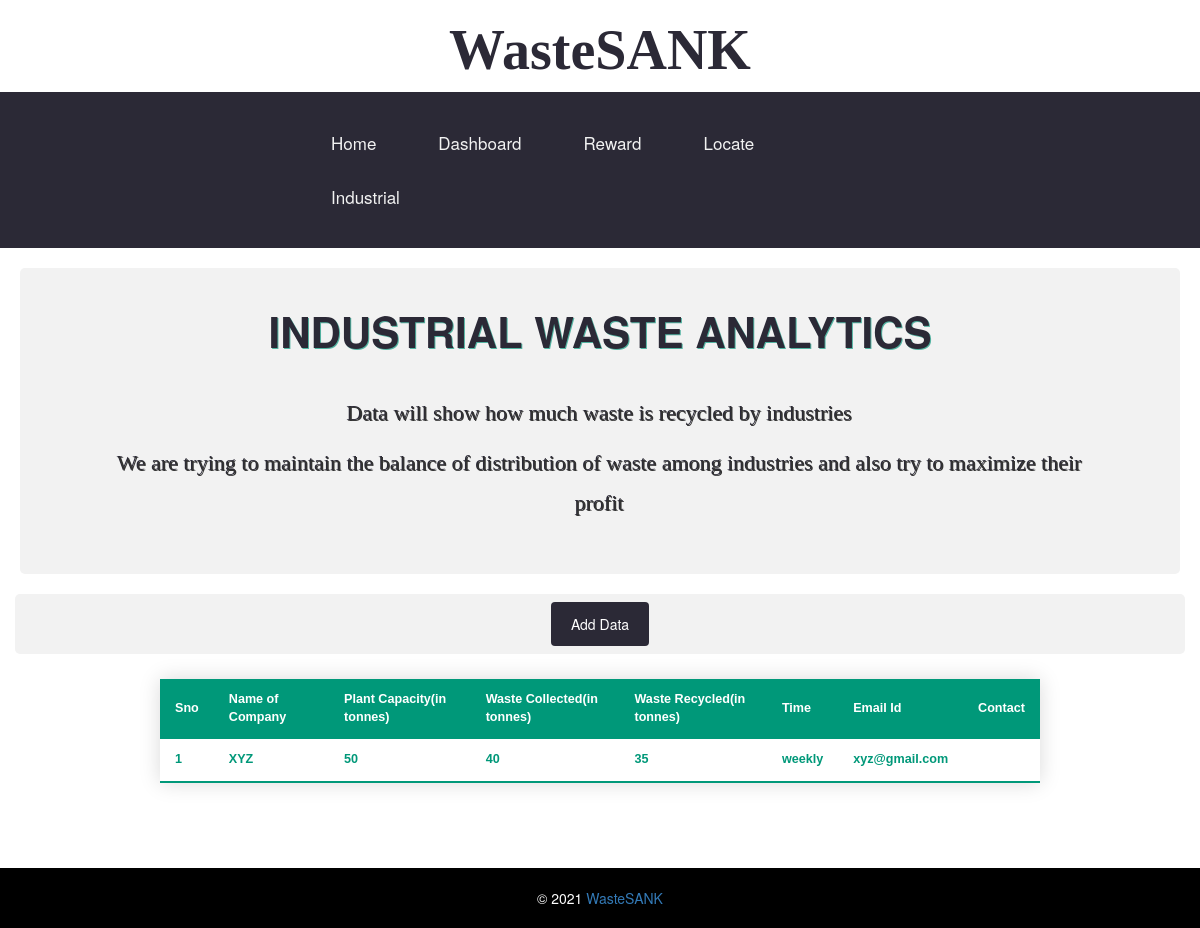
Page /industry on the committed database.
### app.py (models this page shows)
class Industrydb(db.Model):
    sno=db.Column(db.Integer,primary_key=True)
    name=db.Column(db.String(50),nullable=False)
    plantcap=db.Column(db.Integer,nullable=False)
    waste_collected=db.Column(db.Integer,nullable=False)
    waste_recycled=db.Column(db.Integer,nullable=False)
    Time=db.Column(db.String(20),nullable=False)
    emailid=db.Column(db.String(50),nullable=False)
    phoneno=db.Column(db.Integer)

### app.py (the view, shortened to what this page needs)
@app.route('/industry',methods=['GET','POST'])
def industry():
   industry=Industrydb.query.all()
   return render_template('industry.html',industry=industry)

### templates/industry.html (shortened to what this page needs)
{% extends 'base.html' %}
{% block body %}
<section>
    <div class="goalbox" >
        <h1>Industrial Waste analytics</h1>
        <br>
        <p> Data will show how much waste is recycled by industries </p>
        <p >We are trying to maintain the balance of distribution of waste among industries and also try to maximize their profit</p>
        <br>
    </div>
    <div class="container text-center">
        <a href="/industryform" style="float: none;" class="but" >Add Data</a>
    </div>
    <div class="centertable">
        <table class="styled-table">
            <thead>
                <tr>
                    <th>Sno</th>
                    <th>Name of Company</th>
                    <th>Plant Capacity(in tonnes)</th>
                    <th>Waste Collected(in tonnes)</th>
                    <th>Waste Recycled(in tonnes)</th>
                    <th>Time</th>
                    <th>Email Id</th>
                    <th>Contact</th>
                </tr>
            </thead>
            <tbody>
                {% for x in industry %}
                <tr class="active-row">
                    <td>{{x.sno}}</td>
                    <td>{{x.name}}</td>
                    <td>{{x.plantcap}}</td>
                    <td>{{x.waste_collected}}</td>
                    <td>{{x.waste_recycled}}</td>
                    <td>{{x.Time}}</td>
                    <td>{{x.emailid}}</td>
                    <td>{{x.phoneno}}</td>
                    </tr>
                    {% endfor %}
            </tbody>
        </table>
    </div>
    {% endblock body %}

### static/cssfile/style.css (style rules this page uses)
.goalbox { border-radius: 5px; background-color: #f2f2f2; padding: 20px 50px 20px 50px; margin: 20px; }
.goalbox h1 { text-align: center; font-weight: bolder; font-family: 'Helvetica Neue', sans-serif; text-shadow: #53b4a2 1px 1px; text-transform: uppercase; font-size: 300%; color:rgb(43, 41, 54); }
.goalbox p { font-family: 'Merriweather', serif; font-size: 22px; font-weight: 300; line-height: 40px; margin: 10px 30px ; text-align: center; text-shadow: rgb(43, 41, 54) -1px -1px; }
.but { background-color:rgb(43, 41, 54); color: white; padding: 12px 20px; border: none; margin: 20px; width: 200px; border-radius: 4px; cursor: pointer; float: right; }
.container { border-radius: 5px; background-color: #f2f2f2; padding: 20px 50px 20px 50px; }

### templates/industry.html (style rules this page uses)
.centertable { margin-left: 5%; margin-right: 5%; }
.styled-table { border-collapse: collapse; margin: 25px 100px; font-size: 0.9em; font-family: sans-serif; min-width: 400px; box-shadow: 0 0 20px rgba(0, 0, 0, 0.15); }
.styled-table thead tr { background-color: #009879; color: #ffffff; text-align: left; }
.styled-table th, .styled-table td { padding: 12px 15px; }
.styled-table tbody tr { border-bottom: 1px solid #dddddd; }
.styled-table tbody tr:last-of-type { border-bottom: 2px solid #009879; }
.styled-table tbody tr.active-row { font-weight: bold; color: #009879; }

### rows in the picture
Industrydb: sno "1", name "XYZ", plantcap "50", waste_collected "40", waste_recycled "35", Time "weekly", emailid "xyz@gmail.com"
